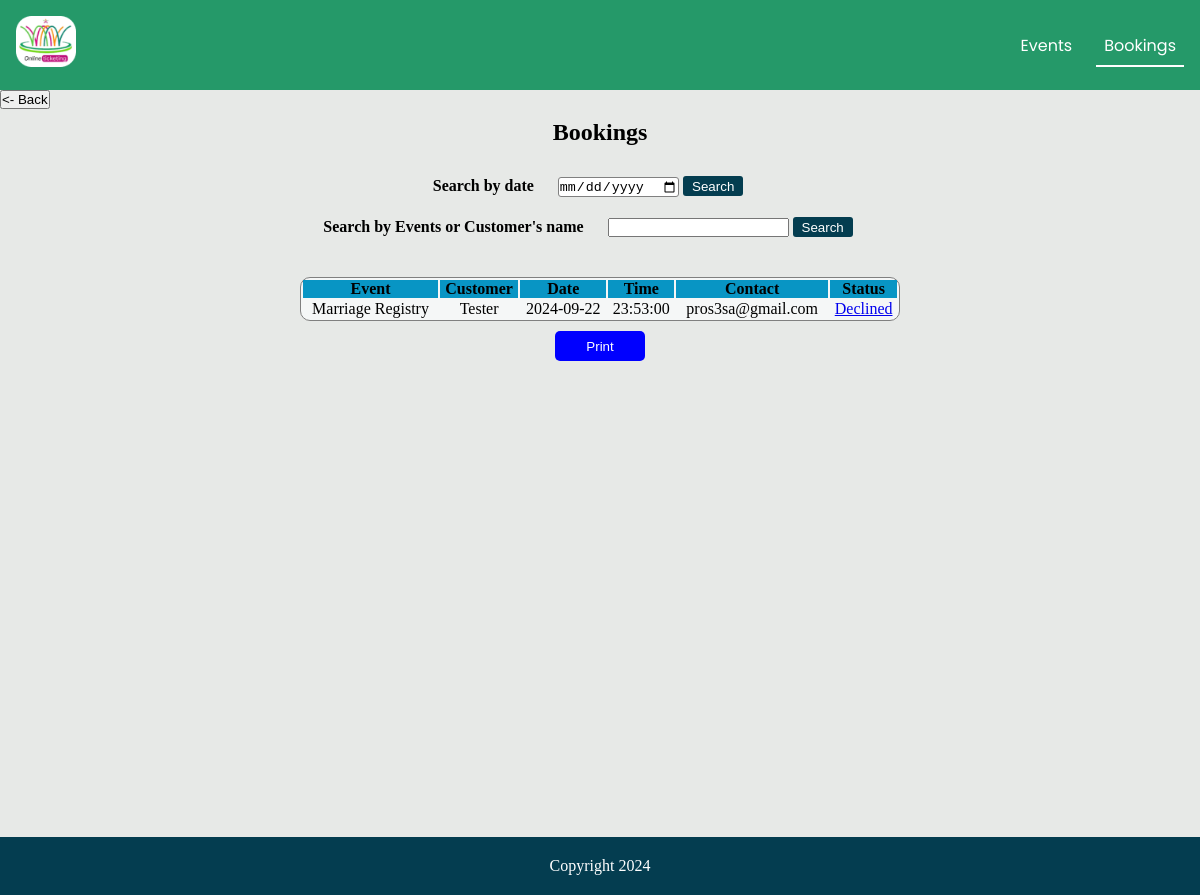
Page /bookings.php?date=2024-09-22 (signed in) on the committed database.
### tables this page shows
CREATE TABLE `booking` (
  `department` varchar(40) DEFAULT NULL,
  `Customer` varchar(50) DEFAULT NULL,
  `Date` date DEFAULT NULL,
  `Time` time DEFAULT NULL,
  `status` varchar(30) DEFAULT NULL,
  `contact` varchar(40) DEFAULT NULL,
  `id` int(10) unsigned zerofill NOT NULL
);

### bookings.php (the view, shortened to what this page needs)
<?php
    include 'connection.php';
       if(isset($_GET['date'])){
        $date = $_GET['date'];
          $SELECT = "SELECT *FROM booking where date = '$date'";
       }
       $query = mysqli_query($connection, $SELECT);
       ?>
<!DOCTYPE html>
<html lang="en">
  <head>
    <link
      rel="stylesheet"
      href="https://cdnjs.cloudflare.com/ajax/libs/font-awesome/6.4.0/css/all.min.css"
    />
    <link rel="stylesheet" href="./css/tickets.css" />
  </head>
  <body>
    <nav id="hide">
      <a href="#home" id="logo"><img src="./images/logo.png"></a>
      <ul>
        <li>
          <a href="dashboard.php" >Events</a>
        </li>
        <li>
            <a href="tickets.html" class="active">Bookings</a>
          </li>
      </ul>
    </nav>
    <button class="back" onclick="goBack()"><- Back</button>
    <h2 id="h11">Bookings</h2>
   <div class="query" id="hide2">
        <form action="#" method="get" id="notprint">
            <a for="date">Search by date</a>
            <input type="date" name="date" id="date" required>
            <button name="view" type="submit">Search</button>
        </form>
        <form action="#" method="get" id="notprint">
            <a for="date">Search by Events or Customer's name</a>
            <input type="text" name="name" id="date" required>
            <button name="view2" type="submit">Search</button>
        </form>
    </div>
    <div class="tablediv" id="content-to-print">
        <table >
        <tr>
            <th>Event</th>
            <th>Customer</th>
            <th>Date </th>
            <th>Time</th>
            <th>Contact</th>
            <th>Status</th>
        </tr>
        <?php
          while($res = mysqli_fetch_assoc($query)){
            echo '
                <tr>
                      <td>'.$res['department'].'</td>
                      <td>'.$res['Customer'].'</td>
                      <td>'.$res['Date'].'</td>
                      <td>'.$res['Time'].'</td>
                      <td>'.$res['contact'].'</td>
                      <td><a href="setstatus.php?bookingid='.$res['id'].'">'.$res['status'].'</a></td>
                  </tr>
                ';
          }
        ?>
    </table>
    <center id="hide3" style="margin-top: 10px;"><button  style="width:90px; height:30px; border:none; color:white; background-color:blue; border-radius:5px" onclick="printDiv()">Print</button></center>
    </div>
    <footer>
        <p>Copyright 2024</p>
    </footer>
  </body>
</html>

### css/tickets.css (style rules this page uses)
* { padding: 0; margin: 0; box-sizing: border-box; }
body { background-color: #e7e9e7; }
nav { font-family: "Poppins", sans-serif; display: flex; align-items: center; justify-content: space-between; background-color: #259969; padding: 1em; }
form { margin: 10px auto; }
nav a { text-decoration: none; text-transform: capitalize; color: #ffffff; }
#logo img { width:60px; }
ul { list-style: none; display: flex; gap: 1em; }
ul a { padding: 0.5em; }
.active { border-bottom: 2px solid #ffffff; }
#h11 { text-align: center; margin-top: 10px; margin-bottom: 10px; }
.tablediv { min-height: 70vh; }
table { width: 50%; text-align: center; border: 0.3px solid gray; margin: auto; border-radius: 10px; background-color: #f5f7f7; }
table th { background-color: #0895c4; }
table tr:nth-child(odd) { background-color: rgb(188, 198, 207); }
.query { width:98%; display: flex; align-items: center; justify-content: center; margin-bottom: 20px; padding:10px; flex-direction: column; }
.query a { font-weight: bold; margin-right: 20px; }
.back { color:black; }
.query input[type='date'] { border-radius: 3px; border: 0.5px solid gray; height: 20px; }
.query button { border: none; background-color: #043d50; color: white; border-radius: 3px; width:60px; height: 20px; }
footer { background-color: #043d50; padding: 20px; display: flex; justify-content: center; align-items: center; color: #ffffff; }

### rows in the picture
booking: department "Marriage Registry", Customer "Tester", Date "2024-09-22", Time "23:53:00", contact "pros3sa@gmail.com", status "Declined"
